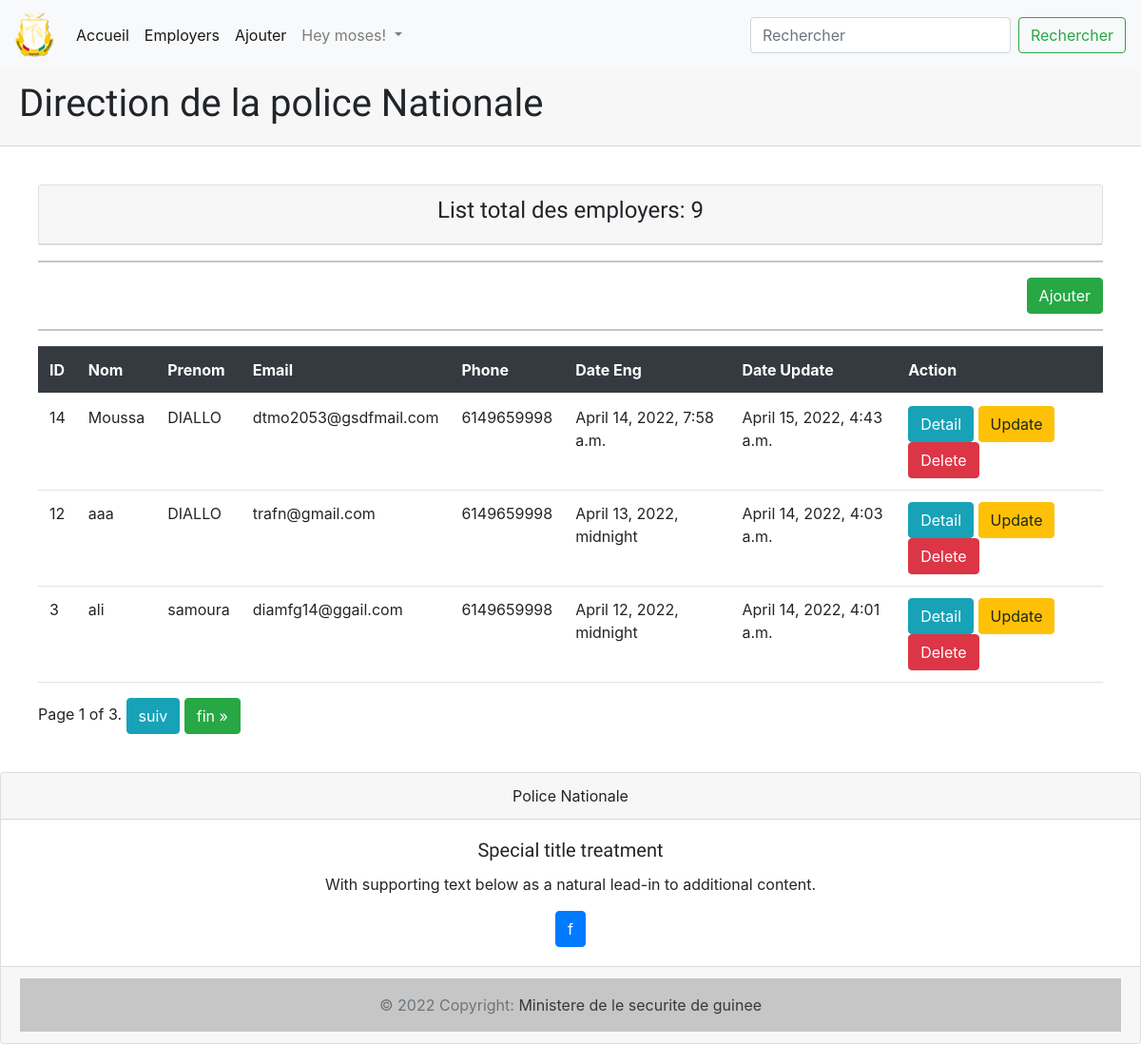
Page /employers-list (signed in) on the earlier database version.
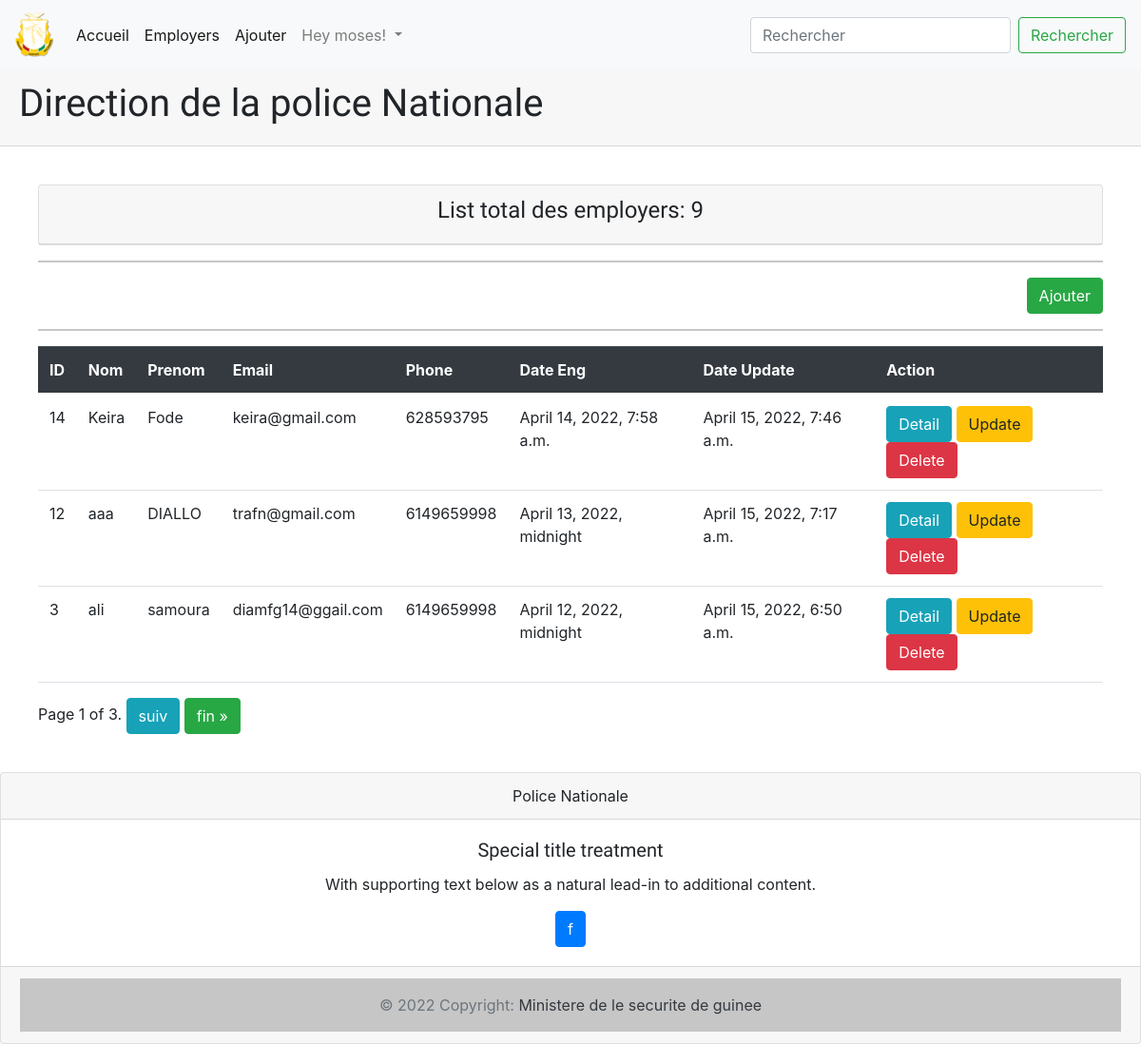
Same page on the later database version.
### employers/models.py (models this page shows, shortened)
class Employers(models.Model):
    firstname = models.CharField(max_length=250)
    lastname = models.CharField(max_length=250)
    email = models.EmailField()
    status = models.CharField(max_length=60,
                              choices=choice,
                              default='1'
                              )
    matricule = models.CharField(max_length=350, null=True)
    phone = models.CharField(max_length=50)
    image = models.ImageField(upload_to='images')
    registrationDate = models.DateTimeField(auto_now_add=True)
    date_updated = models.DateTimeField(auto_now=True)

### employers/views.py (the view)
# urls.py: path('employers-list', views.EmployerList, name='employers-list'),
def EmployerList(request):
    employers = Employers.objects.all().order_by("firstname")
    count = employers.count()
    paginator = Paginator(employers, 3)
    page_number = request.GET.get('page')
    page_obj = paginator.get_page(page_number)
    return render(request, "employers-list.html", {'employers': employers,
                                                   'count': count,
                                                   'page_obj': page_obj
                                                   })

### employers/templates/employers-list.html (shortened to what this page needs)
{% extends "base.html" %} {% block content %} {% if user.is_authenticated %}
<div class="card-body">
  <div class="card">
    <div class="card-header">
      <h4 class="text-center">List total des employers: {{count}}</h4>
    </div>
  </div>
  <hr />
  <div class="text-right">
    <a type="button" class="btn btn-success" href="{%url 'employer-create' %}"
      >Ajouter</a
    >
  </div>
  <hr />
  <div class="table-responsive">
    <table class="table">
      <thead class="thead-dark">
        <tr>
          <th scope="col">ID</th>
          <th scope="col">Nom</th>
          <th scope="col">Prenom</th>
          <th scope="col">Email</th>
          <th scope="col">Phone</th>
          <th scope="col">Date Eng</th>
          <th scope="col">Date Update</th>
          <th scope="col">Action</th>
        </tr>
      </thead>
      <tbody>
        {% for employers in page_obj %}
        <tr>
          <td>{{ employers.pk }}</td>
          <td>{{ employers.firstname }}</td>
          <td>{{ employers.lastname }}</td>
          <td>{{ employers.email }}</td>
          <td>{{ employers.phone }}</td>
          <td>{{ employers.registrationDate }}</td>
          <td>{{ employers.date_updated }}</td>
          <td>
            <a
              type="button"
              class="btn btn-info"
              href="/employer-detail/{{ employers.pk }}"
              >Detail</a
            >
            <a
              type="button"
              class="btn btn-warning"
              href="/employer-update/{{ employers.pk }}"
              >Update</a
            >
            {% if perms.auth.delete_user %}
            <a
              type="button"
              class="btn btn-danger"
              href="/employer-delete/{{ employers.id }}"
              >Delete</a
            >
            {% endif %}
          </td>
        </tr>
        {% endfor %}
      </tbody>
    </table>
  </div>
  <div class="pagination">
    <span class="step-links">
      <span class="current">
        Page {{ page_obj.number }} of {{ page_obj.paginator.num_pages }}.
      </span>
      {% if page_obj.has_next %}
      <a
        type="button"
        class="btn btn-info"
        href="?page={{ page_obj.next_page_number }}"
        >suiv</a
      >
      <a
        type="button"
        class="btn btn-success"
        href="?page={{ page_obj.paginator.num_pages }}"
        >fin &raquo;</a
      >
      {% endif %}
    </span>
  </div>
</div>
{% else %}
<p>Vous n'etes pas connecter</p>
<a class="btn btn-outline-primary" href="{% url 'login' %}">Connecter ici</a>
{% endif %}
{% endblock %}

Differences in the rows shown:
changed Employers id 14: firstname "Moussa" → "Keira"; lastname "DIALLO" → "Fode"; email "dtmo2053@gsdfmail.com" → "keira@gmail.com"; phone "6149659998" → "628593795"; date_updated "April 15, 2022, 4:43 a.m." → "April 15, 2022, 7:46 a.m."
changed Employers "aaa": date_updated "April 14, 2022, 4:03 a.m." → "April 15, 2022, 7:17 a.m."
changed Employers "ali": date_updated "April 14, 2022, 4:01 a.m." → "April 15, 2022, 6:50 a.m."
